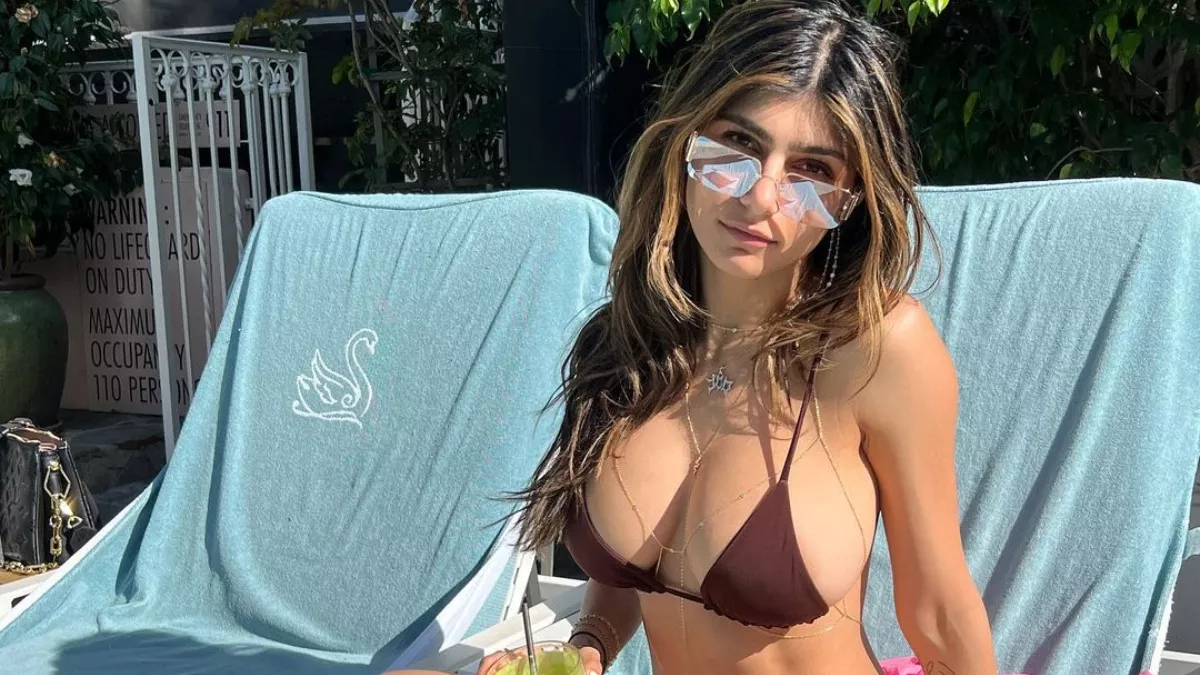
#> input picture mia.png, 1200 x 675 px, found by its file name
$ python face2.py
#> lines starting #> are read from the running program, lines starting #| are printed output that depends on the picture; after the words box and inside, x2 and y2 are one past the last pixel; in counts of white or black regions, pixels touching at a corner belong together
import cv2

trained_face_data=cv2.CascadeClassifier('C:\\Users\\harsh\\AppData\\Local\\Programs\\Python\\Python310\\Lib\\site-packages\\cv2\\data\\haarcascade_frontalface_default.xml')

img = cv2.imread("C:\\Users\\harsh\\Desktop\\PYTHON\\Face detection\\mia.png")
#> img is the input picture: shape (675, 1200, 3); mean B, G, R 114.4, 117.2, 110

greyscaled_img= cv2.cvtColor(img, cv2.COLOR_BGR2GRAY)
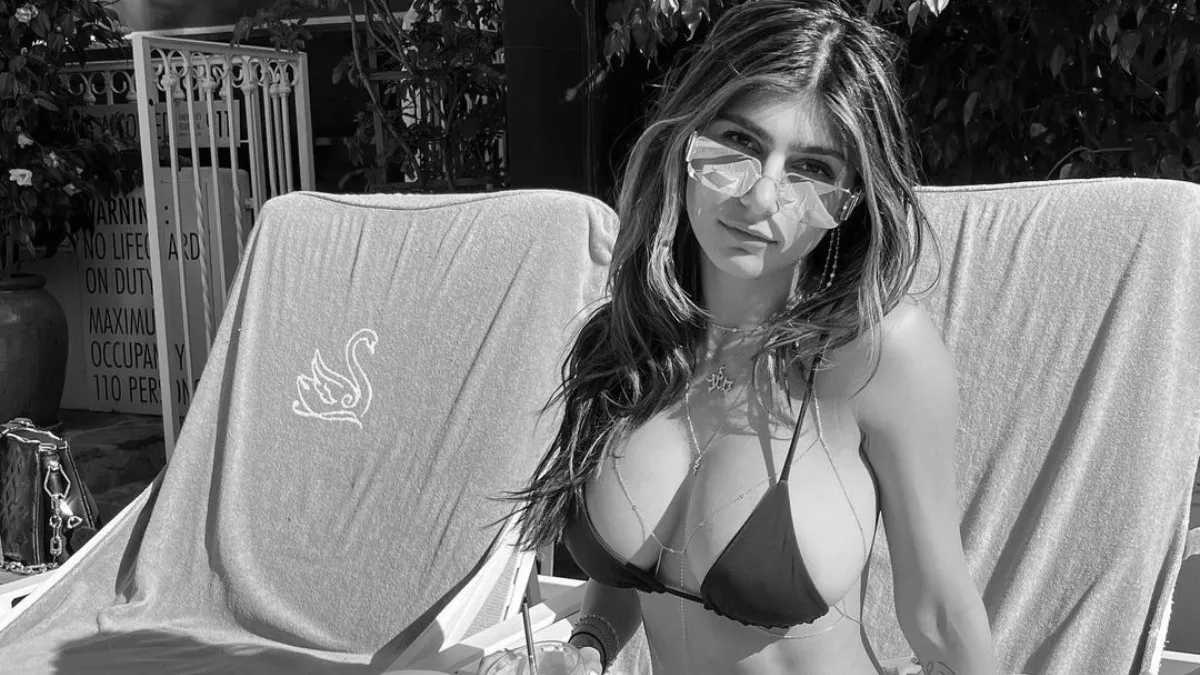
#> greyscaled_img: shape (675, 1200); min 0, max 255, mean 114.7

face_coordinates= trained_face_data.detectMultiScale(greyscaled_img)
#> face_coordinates = [[143, 536, 40, 40], [1138, 478, 50, 50], [662, 80, 205, 205]]

print(face_coordinates)
#| [[ 143  536   40   40]
#|  [1138  478   50   50]
#|  [ 662   80  205  205]]


(x,y,w,h)=face_coordinates[0]
#> x = 143; y = 536; w = 40; h = 40
cv2.rectangle(img, (x,y), (x+w, y+h), (0,0,255), 2)
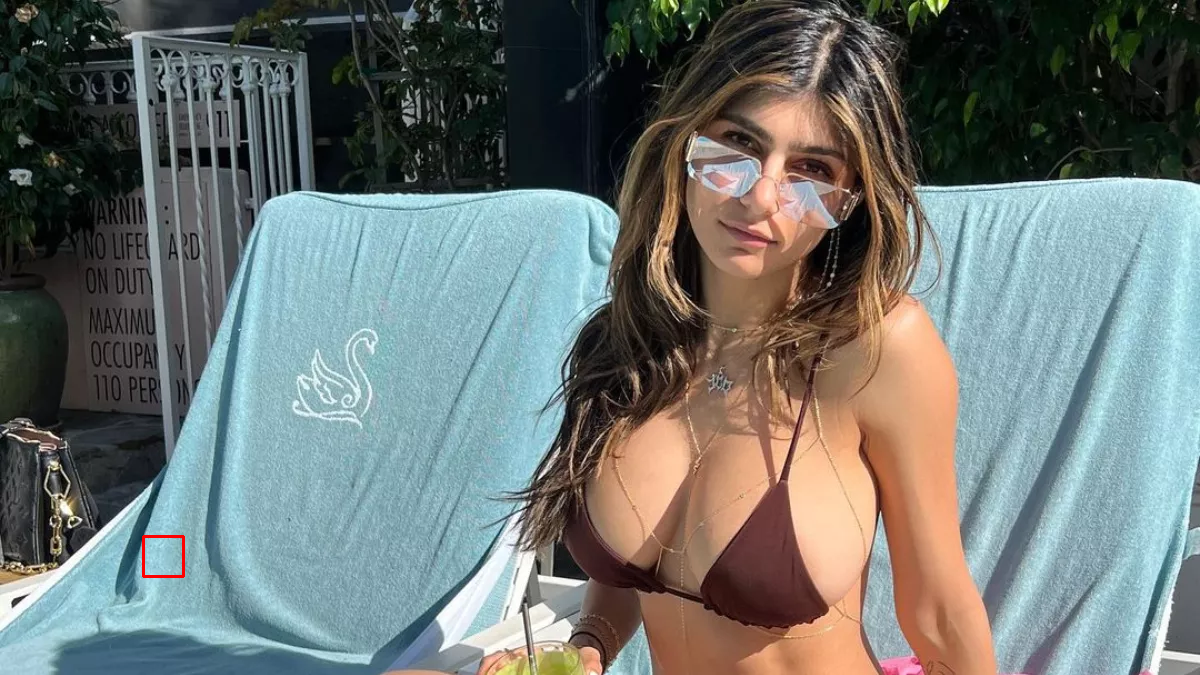
#> img: shape (675, 1200, 3); 0.06% of pixels changed, all inside (x1, y1, x2, y2) = (142, 535, 185, 578)
#cv2.rectangle(img, (42,36) , (42+101 , 36+101) , (0,255,0) , 2)

cv2.imshow("Clever Programmer Face Detector", img)
cv2.waitKey()


print("Code completed")

$ run again, with harshu.png copied over mia.png
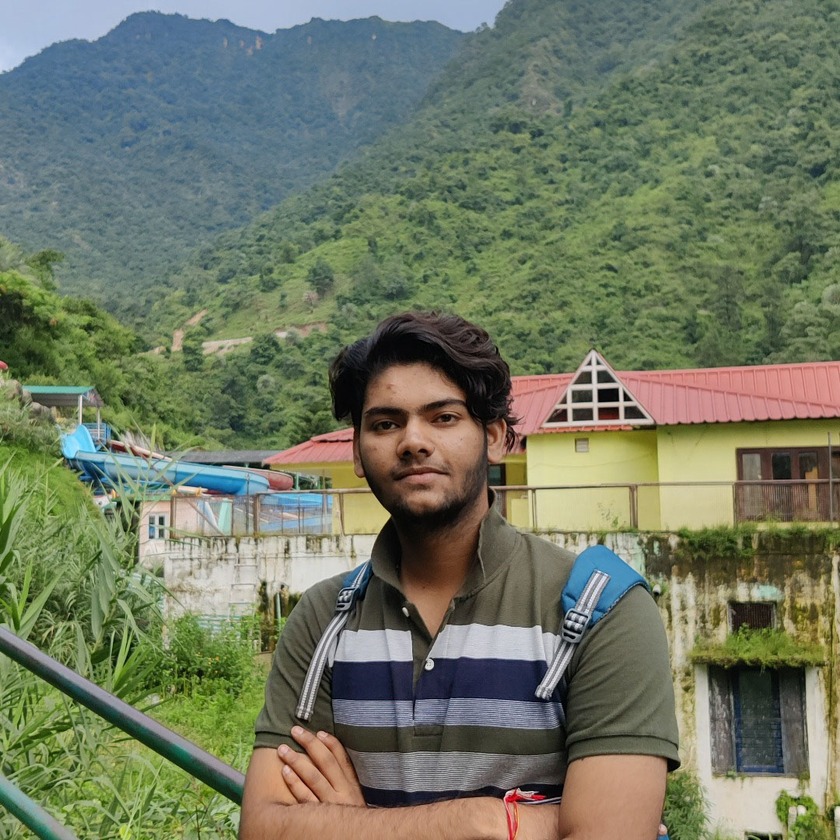
#> input picture harshu.png, 840 x 840 px, shrunk from 1080 x 1080 before the run, found by its file name
#> img is the input picture: shape (840, 840, 3); mean B, G, R 99, 120.8, 112.8
#> `greyscaled_img= cv2.cvtColor(img, cv2.COLOR_BGR2GRAY)`:
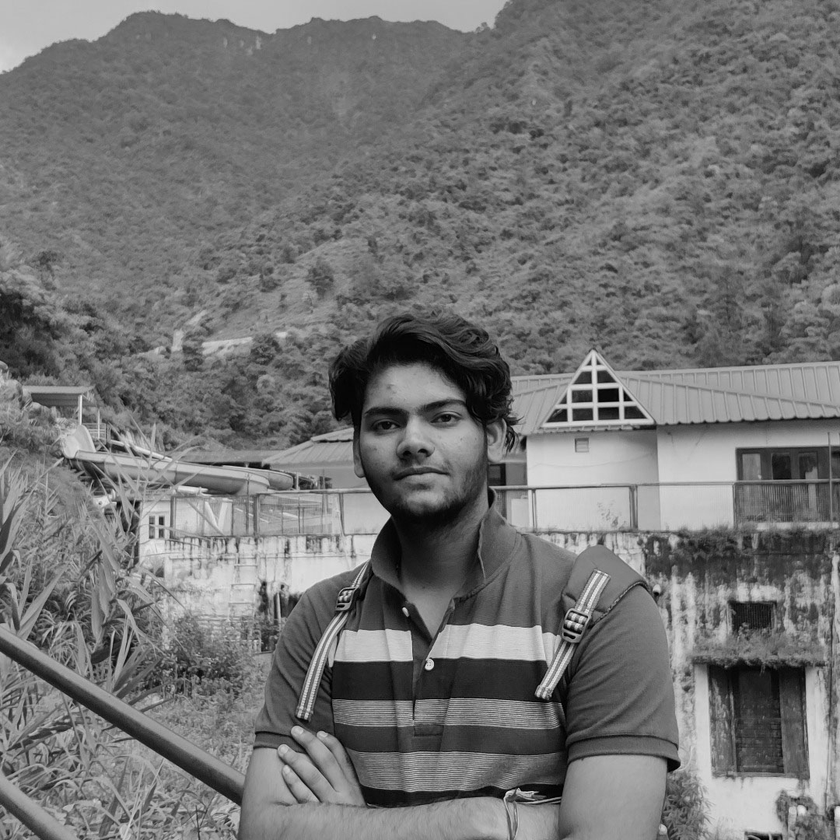
#> greyscaled_img: shape (840, 840); min 0, max 237, mean 115.9
#> face_coordinates = [[734, 691, 54, 54], [709, 301, 64, 64], [342, 362, 145, 145]]
#| [[734 691  54  54]
#|  [709 301  64  64]
#|  [342 362 145 145]]
#> x = 734; y = 691; w = 54
#> `cv2.rectangle(img, (x,y), (x+w, y+h), (0,0,255), 2)`:
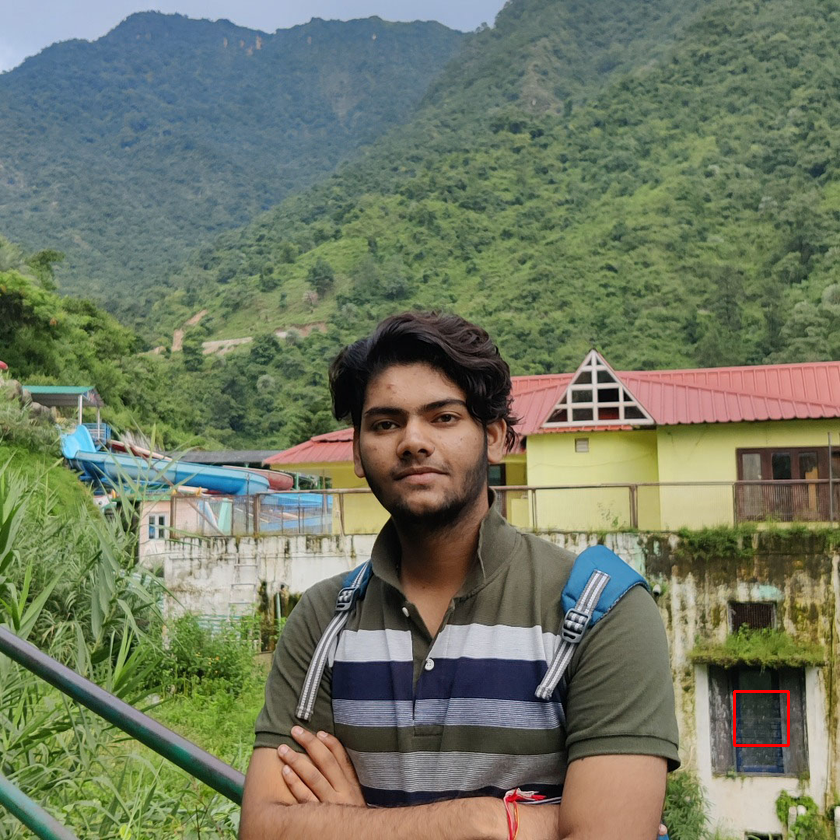
#> img: shape (840, 840, 3); 0.09% of pixels changed, all inside (x1, y1, x2, y2) = (733, 690, 790, 747)
